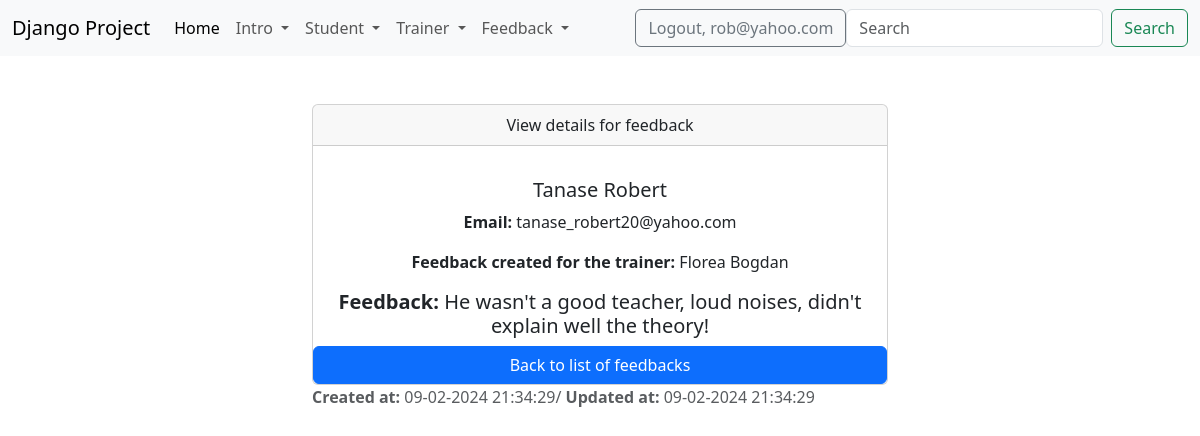
Screenshot of /detail_feedback/1/ (signed in) with the database file from the repository.
### feedback/models.py (models this page shows)
class Feedback(models.Model):
    first_name = models.CharField(max_length=40)
    last_name = models.CharField(max_length=40)
    email = models.EmailField(max_length=40)
    trainer = models.ForeignKey(Trainer, on_delete=models.CASCADE, null=True)
    message = models.TextField(max_length=400)
    active = models.BooleanField(default=True)
    created_at = models.DateTimeField(auto_now_add=True)
    updated_at = models.DateTimeField(auto_now=True)
    def __str__(self):
        return f"{self.first_name} {self.last_name}"

### trainer/models.py (models this page shows, shortened)
class Trainer(models.Model):
    department_options = (
        ("frontend", "Frontend"),
        ("backend", "Backend"),
        ("network", "Network"),
    )
    first_name = models.CharField(max_length=20)
    last_name = models.CharField(max_length=20)
    course = models.CharField(max_length=40, blank=True, null=True)
    email = models.EmailField(max_length=40)
    department = models.CharField(max_length=32, choices=department_options)
    active = models.BooleanField(default=True)
    created_at = models.DateTimeField(auto_now_add=True)
    updated_at = models.DateTimeField(auto_now=True)
    image_up = models.ImageField(upload_to="trainers_images/", null=True)
    def __str__(self):
        return f"{self.first_name} {self.last_name}"

### feedback/views.py (the view)
# urls.py: path("detail_feedback/<int:pk>/", views.FeedbackDetailView.as_view(), name="detail-feedback"),
class FeedbackDetailView(LoginRequiredMixin, DetailView):
    template_name = "feedback/details_feedback.html"
    model = Feedback

### templates/feedback/details_feedback.html (shortened to what this page needs)
{% extends 'base.html' %}
{% load static %}
{% block content %}
    <div class="container-fluid">
        <div class="row">
            <div class="col-md-6 offset-md-3">
                <br><br>
                <div class="card text-center">
                    <div class="card-header">
                      View details for feedback
                    </div>
                    <div class="card-body">
                        </div>
                        <h5 class="card-title">{{ feedback }}</h5>
                        <p class="card-text"><strong>Email: </strong> {{ feedback.email }}</p>
                        <p class="card-text"><strong>Feedback created for the trainer: </strong> {{ feedback.trainer }}</p>
                        <h5 class="card-text"><strong>Feedback: </strong> {{ feedback.message }}</h5>
                        <a href="{% url 'list-of-feedbacks' %}" class="btn btn-primary">Back to list of feedbacks</a>
                    </div>
                    <div class="card-footer text-body-secondary">
                       <strong>Created at: </strong> {{ feedback.created_at|date:'d-m-Y H:i:s' }}/ <strong>Updated at: </strong> {{ feedback.updated_at|date:"d-m-Y H:i:s" }}
                    </div>
                </div>
            </div>
        </div>
{% endblock %}

### templates/navbar.html (shortened to what this page needs)
<nav class="navbar navbar-expand-lg bg-body-tertiary">
    <div class="container-fluid">
        <a class="navbar-brand" href="#">Django Project</a>
        <div class="collapse navbar-collapse" id="navbarSupportedContent">
            <ul class="navbar-nav me-auto mb-2 mb-lg-0">
                <li class="nav-item">
                    <a class="nav-link active" aria-current="page" href="{% url "home-page" %}">Home</a>
                </li>
                {% if user.is_authenticated %}
                <li class="nav-item dropdown">
                    <a class="nav-link dropdown-toggle" href="#" role="button" data-bs-toggle="dropdown"
                       aria-expanded="false">
                       Intro
                    </a>
                </li>
                {% if perms.student.add_student or perms.student.view_list_of_students or perms.student.view_historystudent %}
                    <li class="nav-item dropdown">
                        <a class="nav-link dropdown-toggle" href="#" role="button" data-bs-toggle="dropdown"
                           aria-expanded="false">
                           Student
                        </a>
                    </li>
                {% endif %}
                <li class="nav-item dropdown">
                    <a class="nav-link dropdown-toggle" href="#" role="button" data-bs-toggle="dropdown"
                       aria-expanded="false">
                       Trainer
                    </a>
                </li>
                <li class="nav-item dropdown">
                    <a class="nav-link dropdown-toggle" href="#" role="button" data-bs-toggle="dropdown"
                        aria-expanded="false">
                        Feedback
                    </a>
                </li>
                {% endif %}
            </ul>
            {% if user.is_authenticated %}
                <form method="post" action="{% url 'logout' %}">
                     <button type="submit" class="btn btn-outline-secondary">Logout, {{ user.username }}</button>
                </form>
            {% else %}
                <div>
                    <a href="{% url "login" %}" class="btn btn-outline-success">Login</a>
                    <a href="{% url "sign-up" %}" class="btn btn-outline-secondary">Sign up</a>
                </div>
            {% endif %}
            <form class="d-flex" role="search">
                <input class="form-control me-2" type="search" placeholder="Search" aria-label="Search">
                <button class="btn btn-outline-success" type="submit">Search</button>
            </form>
        </div>
    </div>
</nav>

### rows the page displays
Feedback: first_name+last_name "Tanase Robert", email "tanase_robert20@yahoo.com", trainer "Florea Bogdan", message "He wasn't a good teacher, loud noises, didn't explain well the theory!", created_at "09-02-2024 21:34:29", updated_at "09-02-2024 21:34:29"

### other values shown
{{ user.username }} "rob@yahoo.com"
